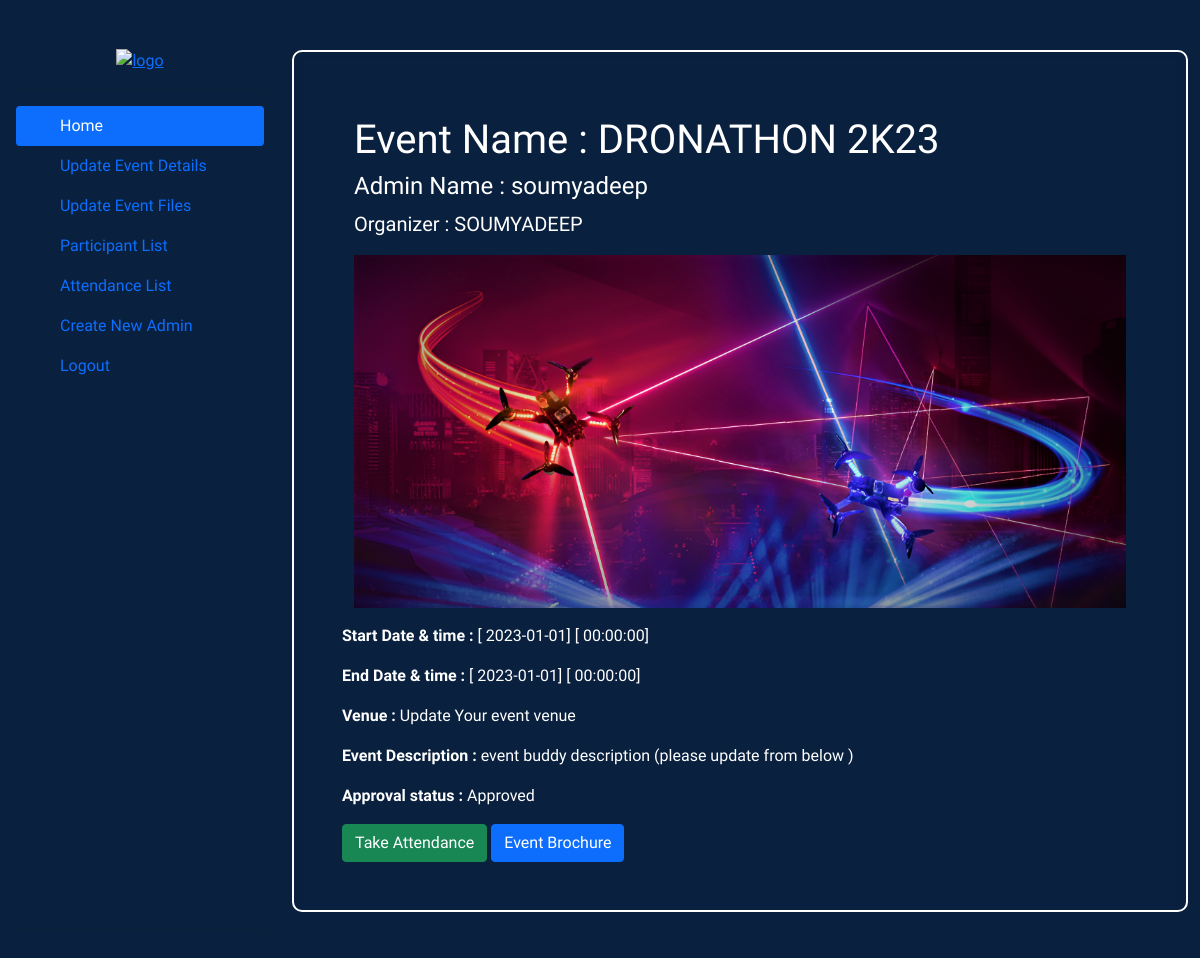
Screenshot of /admin/admin.php (signed in) with the database file from the repository.
### tables this page shows
CREATE TABLE `event_admin` (
  `a_name` varchar(50) NOT NULL,
  `a_email` varchar(50) NOT NULL,
  `a_password` varchar(100) NOT NULL,
  `event_id` varchar(20) NOT NULL
);

CREATE TABLE `events` (
  `event_id` varchar(10) NOT NULL,
  `event_name` varchar(50) NOT NULL,
  `event_s_date` date DEFAULT '2023-01-01',
  `event_s_time` time DEFAULT '00:00:00',
  `event_e_date` date DEFAULT '2023-01-01',
  `event_e_time` time DEFAULT '00:00:00',
  `event_venue` varchar(50) NOT NULL DEFAULT 'Update Your event venue',
  `organizer` varchar(50) NOT NULL,
  `event_desc` varchar(300) NOT NULL DEFAULT 'event buddy description (please update from below )',
  `event_broc` varchar(100) NOT NULL DEFAULT 'event-broucher-01.pdf',
  `c_image1` varchar(100) NOT NULL DEFAULT 'eb-black-bg-logo-16-9.png',
  `c_image2` varchar(100) NOT NULL DEFAULT 'eb-black-bg-logo-16-9.png',
  `c_image3` varchar(100) NOT NULL DEFAULT 'eb-black-bg-logo-16-9.png',
  `approval` int(1) NOT NULL DEFAULT 0,
  `e_slot` int(10) NOT NULL,
  `event_type` varchar(10) DEFAULT NULL
);

### admin/admin.php (the view, shortened to what this page needs)
<?php
include "../database/db_conn.php";
?>
<!DOCTYPE html>
<html lang="en">
<head>
    <link rel="stylesheet" href="https://maxcdn.bootstrapcdn.com/bootstrap/4.0.0/css/bootstrap.min.css"
 />
    <link rel="stylesheet" href="https://use.fontawesome.com/releases/v5.3.1/css/all.css"
 />
    <link href="//maxcdn.bootstrapcdn.com/bootstrap/4.0.0/css/bootstrap.min.css" rel="stylesheet" id="bootstrap-css" />
    <link href="https://cdn.jsdelivr.net/npm/bootstrap@5.0.2/dist/css/bootstrap.min.css" rel="stylesheet">
    <link rel="stylesheet" href="https://cdn.jsdelivr.net/npm/bootstrap-icons@1.5.0/font/bootstrap-icons.css">
    <link rel="stylesheet" href="./css/admin.css">
</head>
<body class="">
    <div class="d-flex flex-row">
        <div id="sidenav" class=" flex-column flex-shrink-0 p-3 bg-body-tertiary "
            style="width: 280px; ">
            <a href="admin.php"
                class="d-flex align-items-center mb-3 mb-md-0 me-md-auto link-body-emphasis text-decoration-none">
                <svg class="bi pe-none me-2" width="40" height="32">
                    <use xlink:href="#bootstrap"></use>
                </svg>
                <a href="../index.php" class="" style="margin-left: auto; margin-right: auto;"><img style="height:80px;" src="../../assets/logo.png" alt="logo" ></a>
            </a>
            <hr>
            <ul class="nav nav-pills flex-column mb-auto">
                <li class="nav-item">
                    <a href="admin.php" class="nav-link active" aria-current="page">
                        <svg class="bi pe-none me-2" width="16" height="16">
                            <use xlink:href="#home"></use>
                        </svg>
                        Home
                    </a>
                </li>
                <li>
                    <a href="admin-event-details-update.php" class="nav-link  link-body-emphasis">
                        <svg class="bi pe-none me-2" width="16" height="16">
                            <use xlink:href="#speedometer2"></use>
                        </svg>
                        Update Event Details
                    </a>
                </li>
                <li>
                    <a href="admin-event-files-update.php" class="nav-link link-body-emphasis">
                        <svg class="bi pe-none me-2" width="16" height="16">
                            <use xlink:href="#table"></use>
                        </svg>
                        Update Event Files
                    </a>
                </li>
                <li>
                    <a href="admin-participat-list.php" class="nav-link link-body-emphasis">
                        <svg class="bi pe-none me-2" width="16" height="16">
                            <use xlink:href="#grid"></use>
                        </svg>
                        Participant List
                    </a>
                </li>
                <li>
                    <a href="admin-attandence-list.php" class="nav-link link-body-emphasis">
                        <svg class="bi pe-none me-2" width="16" height="16">
                            <use xlink:href="#people-circle"></use>
                        </svg>
                        Attendance List
                    </a>
                </li>
                <li>
                    <a href="admin-create-admin.php" class="nav-link link-body-emphasis">
                        <svg class="bi pe-none me-2" width="16" height="16">
                            <use xlink:href="#people-circle"></use>
                        </svg>
                        Create New Admin
                    </a>
                </li>
                <li>
                    <a onclick="javascript:return confirm('Are You Want to Logout');"
                        href="../signup-login/logout.php"  type="button"
                        class="nav-link link-body-emphasis ">
                        <svg class="bi pe-none me-2" width="16" height="16">
                            <use xlink:href="#people-circle"></use>
                        </svg>
                        Logout
                    </a>
                </li>
            </ul>
            <hr>
        </div>
    <?php
                        if (isset($_SESSION['event_id']) && isset($_SESSION['a_email'])&& isset($_SESSION['event_name'])) {
                            $event_id = $_SESSION['event_id'];
                            $a_email = $_SESSION['a_email'];
                            $sql = "SELECT *
                            FROM events
                            JOIN event_admin ON events.event_id= event_admin.event_id WHERE events.event_id='$event_id' AND event_admin.a_email='$a_email'";
                            $result = mysqli_query($conn, $sql);
                            if ($result->num_rows > 0) {
                                $row = $result->fetch_assoc();
                            }else{
                                ?>
    <script>alert("No such event");
        window.location.href = "../signup-login/logout.php";
    </script>
    <?php
                            }
                        ?>
    <div class="container">
        <div id="event-details" class="p-5 home-heading">
            <div class="home-heading-content">
                <div class="container-lg my-3">
                    <h1>Event Name :
                        <?php echo $row['event_name']; ?>
                    </h1>
                    <h4>Admin Name :
                        <?php echo $row['a_name']; ?>
                    </h4>
                    <p class="lead">Organizer :
                        <?php echo $row['organizer']; ?>
                    </p>
                    <img src="../event-assets/c_image/<?php echo $row['c_image1'] ?>" class="img-fluid" alt="Cover Image">
                </div>
                <p class="card-date-time">
                    <b>Start Date & time :</b>
                    [
                    <?php echo $row['event_s_date']; ?>] [
                    <?php echo $row['event_s_time']; ?>]
                </p>
                <p class="card-date-time">
                    <b>End Date & time :</b>
                    [
                    <?php echo $row['event_e_date']; ?>] [
                    <?php echo $row['event_e_time']; ?>]
                </p>
                <p class="card-Venue">
                    <b>Venue :</b>
                    <?php echo $row['event_venue']; ?>
                </p>
                <p class="card-event-description-title">
                    <b>Event Description :</b>
                    <?php echo $row['event_desc']; ?>
                </p>
                <p class="card-Venue">
                    <b>Approval status :</b>
                    <?php
                    if($row["approval"]==0 ){
                        echo "Pending";
                    }else if($row["approval"]==2){
                        echo "Not Approved";
                    }
                    else{
                        echo "Approved";
                    }
                     ?>
                </p>
                <div>
                    <div>
                            <a  href="../QR/Authentication/" onclick="requestCameraPermission()" type="button" class="btn btn-success">Take
                                    Attendance</a>
                            <a target="_blank" href="../event-assets/b_pdf/<?php echo $row['event_broc']; ?>" type="button"
                                class="btn btn-primary brochure-btn">Event Brochure</a>
                    </div>
                </div>
            </div>
        </div>
    </div>
</div>
    <?php
                        } else {
                            header("location:../signup-login/login.php");
                        }
?>
</body>
</html>

### admin/css/admin.css (style rules this page uses)
* { margin: 0%; padding: 0%; box-sizing: border-box; font-family: "Capriola", sans-serif; }
body { background-color: #09203f; }
.container .home-heading { border: 2px solid white; border-radius: 10px; margin-top: 50px; margin-bottom: 50px; color: white; backdrop-filter: blur(5px); height: fit-content; min-width: 320px; }

### admin/admin.php (style rules this page uses)
#sidenav { display: none; }
@media (min-width: 730px) { #sidenav { display: flex; } }

### rows the page displays
event_admin: event.event_name "DRONATHON 2K23", a_name "soumyadeep", event.organizer "SOUMYADEEP", event.c_image1 (picture), event.event_s_date "2023-01-01", event.event_s_time "00:00:00", event.event_e_date "2023-01-01", event.event_e_time "00:00:00", event.event_venue "Update Your event venue", event.event_desc "event buddy description (please update from below )"
